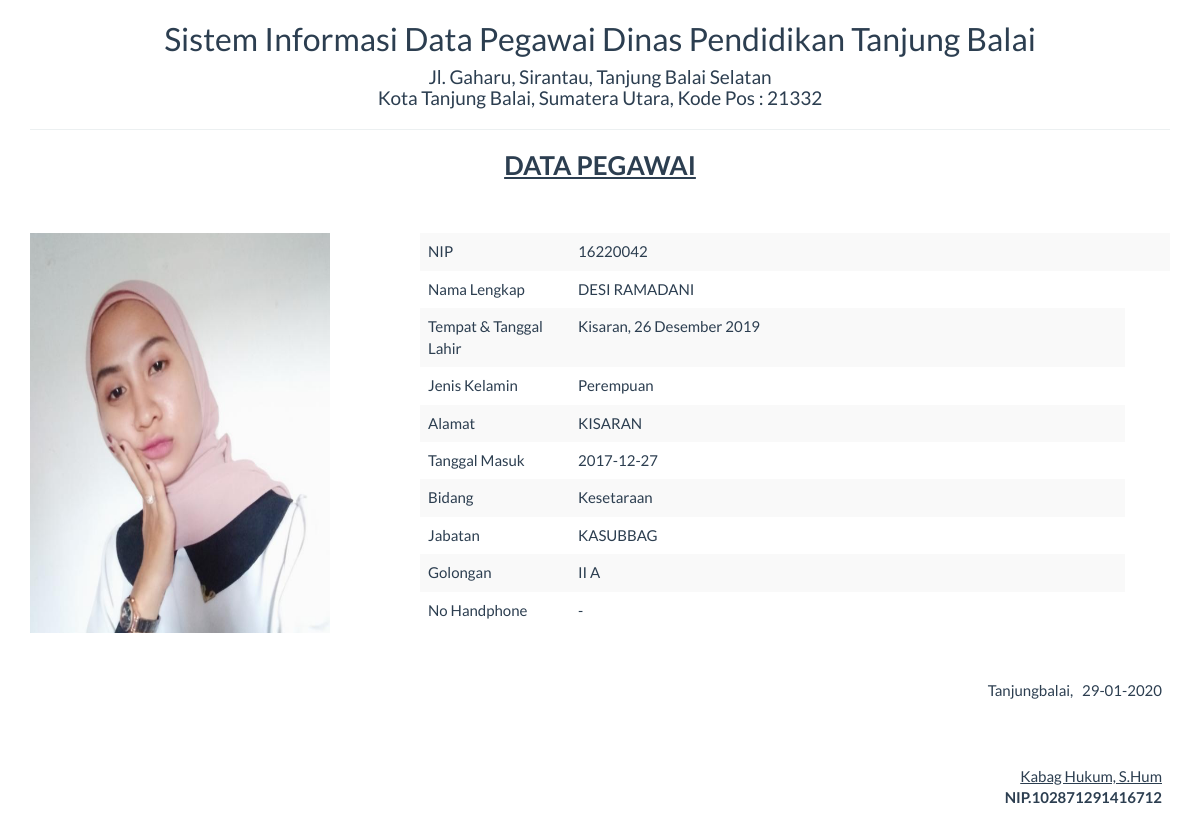
/report/pegawai_satu.php?id=16220042, run on the app's committed database.
### tables this page shows
CREATE TABLE `pegawai` (
  `nip` varchar(50) NOT NULL,
  `nm_pegawai` varchar(70) NOT NULL,
  `ttl` varchar(225) NOT NULL,
  `jk` varchar(20) NOT NULL,
  `alamat` text NOT NULL,
  `tgl_masuk` date NOT NULL,
  `bidang` varchar(220) NOT NULL,
  `jabatan` varchar(50) NOT NULL,
  `golongan` varchar(50) NOT NULL,
  `nohp` varchar(12) NOT NULL,
  `nama_file` varchar(50) NOT NULL,
  `ukuran_file` int(11) NOT NULL,
  `direktori` varchar(50) NOT NULL
);

### report/pegawai_satu.php (the view, shortened to what this page needs)
<!DOCTYPE html>
<html>
    <head>
        <link href="../Assets/css/bootstrap.min.css" rel="stylesheet" type="text/css"/>
    </head>
    <body onload="print()">
        <?php
        include '../config/koneksi.php';
        $sql = "SELECT * FROM pegawai WHERE nip='" . $_GET ['id'] . "'";
        $query = mysqli_query($koneksi, $sql) or die("SQL Detail error");
        $data = mysqli_fetch_array($query);
        ?>
        <div class="container">
            <div class='row'>
                <div class="col-sm-12">
                    <div class="text-center">
                        <h2>Sistem Informasi Data Pegawai Dinas Pendidikan Tanjung Balai </h2>
                        <h4>Jl. Gaharu, Sirantau, Tanjung Balai Selatan<br>
                        Kota Tanjung Balai, Sumatera Utara, Kode Pos : 21332</h4>
                        <hr>
                        <h3><b><u>DATA PEGAWAI</u></b></h3>
                    </div>
                    <br><br>
                </div>
                        <div class="container">
                        <div class="row">
                            <div class="col-sm-4">
                                <img src= "../foto/<?= $data['nama_file']?>"  style='height:400px; width:300px'>
                            </div>
                        <div class="col-sm-8">
                        <table class="table table-striped">
                        <tr>
                            <td width="20%">NIP</td>
                            <td><?= $data['nip'] ?></td>
                            <td></td>
                        </tr>
                        <tr>
                            <td>Nama Lengkap</td>
                            <td><?= $data['nm_pegawai'] ?></td>
                        </tr>
                        <tr>
                            <td>Tempat & Tanggal Lahir</td>
                            <td><?= $data['ttl'] ?></td>
                        </tr>
                        <tr>
                            <td>Jenis Kelamin</td>
                            <td><?= $data['jk'] ?></td>
                        </tr>
                        <tr>
                            <td>Alamat</td>
                            <td><?= $data['alamat'] ?></td>
                        </tr>
                        <tr>
                            <td>Tanggal Masuk</td>
                            <td><?= $data['tgl_masuk'] ?></td>
                        </tr>
                        <tr>
                            <td>Bidang</td>
                            <td><?= $data['bidang'] ?></td>
                        </tr>
                        <tr>
                            <td>Jabatan</td>
                            <td><?= $data['jabatan'] ?></td>
                        </tr>
                        <tr>
                            <td>Golongan</td>
                            <td><?= $data['golongan'] ?></td>
                        </tr>
                        <tr>
                            <td>No Handphone</td>
                            <td><?= $data['nohp'] ?></td>
                        </tr>
                        <tfoot>
                              <tr>
                                <td colspan="8" class="text-right">
                                        <br><br>Tanjungbalai,  &nbsp <?= date("d-m-Y") ?>
                                        <br><br><br><br>
                                        <u>Kabag Hukum, S.Hum<strong></u><br>
                                        NIP.102871291416712
                                                 </td>
                                </tr>
                            </tfoot>
                    </table>
            </table></div></div></div></div>
    </body>
</html>

### data on the page
pegawai: nama_file (picture), nip "16220042", nm_pegawai "DESI RAMADANI", ttl "Kisaran, 26 Desember 2019", jk "Perempuan", alamat "KISARAN", tgl_masuk "2017-12-27", bidang "Kesetaraan", jabatan "KASUBBAG", golongan "II A", nohp "-"
